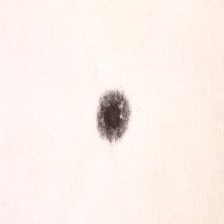
#> input picture samples/sample_ballpen_ink.jpg, 224 x 224 px, given in place of user_scan_0.jpg, which was not available
$ python inspect_fabric_features.py   (older library calls are emulated)
#> lines starting #> are read from the running program, lines starting #| are printed output that depends on the picture; after the words box and inside, x2 and y2 are one past the last pixel; in counts of white or black regions, pixels touching at a corner belong together
import cv2
import numpy as np
from PIL import Image

def analyze_fabric_texture_and_color(path):
#> called with path = 'scratch/user_scan_0.jpg'
    im = Image.open(path).convert("RGB")
#> im is the input picture: PIL image 224x224 RGB; mean R, G, B 250.5, 239.9, 234.2
    arr = np.array(im)
    gray = cv2.cvtColor(arr, cv2.COLOR_RGB2GRAY)

    # Take fabric pixels (excluding dark stains)
    # Brightest 30% of pixels in central region
    h, w = gray.shape
#> h = 224; w = 224
    crop = gray[int(h*0.1):int(h*0.9), int(w*0.1):int(w*0.9)]
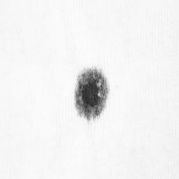
#> crop: shape (179, 179); min 41, max 253, mean 241.3
    crop_rgb = arr[int(h*0.1):int(h*0.9), int(w*0.1):int(w*0.9)]

    p90 = np.percentile(crop, 90)
#> p90 = 250
    p70 = np.percentile(crop, 70)
#> p70 = 248

    fabric_mask = (crop >= (p90 - 25)) & (crop <= p90)
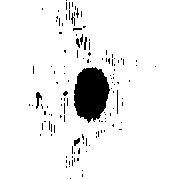
#> fabric_mask: shape (179, 179) bool; 93.3% white; 128 black regions (120 under 20 px), largest, box (x1, y1, x2, y2) and area: (74, 67, 110, 123) 1485, (36, 92, 42, 109) 50, (74, 138, 80, 146) 30
    if np.sum(fabric_mask) < 100:
        fabric_mask = crop >= p70

    fab_pixels = crop_rgb[fabric_mask]
    fab_gray = crop[fabric_mask]

    # 1. Color channels in fabric
    r = float(np.mean(fab_pixels[:, 0]))
#> r = 254.1
    g = float(np.mean(fab_pixels[:, 1]))
#> g = 244.5
    b = float(np.mean(fab_pixels[:, 2]))
#> b = 239

    # Warmth index: R - B (White cotton is warmer / cream: R > B; Grey cotton is neutral/cool: R ~ B)
    warmth = r - b
#> warmth = 15.13

    # 2. Local texture variation of the fabric (Heather grey has high-frequency thread noise: black & white threads)
    # White cotton has uniform smooth threads
    lap = cv2.Laplacian(crop, cv2.CV_64F)
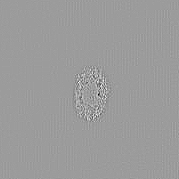
#> lap: shape (179, 179) float64; min -200, max 127, mean 0; drawn with min black and max white
    lap_var = float(np.var(lap[fabric_mask]))
#> lap_var = 13.77

    # Gray thread std dev
    gray_std = float(np.std(fab_gray))
#> gray_std = 2.47

    print(f"{path}:")
    print(f"  P90: {p90:.1f}, R: {r:.1f}, G: {g:.1f}, B: {b:.1f}, Warmth (R-B): {warmth:.2f}")
#|   P90: 250.0, R: 254.1, G: 244.5, B: 239.0, Warmth (R-B): 15.13
    print(f"  Fabric gray std: {gray_std:.2f}, Laplacian var: {lap_var:.2f}")
#|   Fabric gray std: 2.47, Laplacian var: 13.77
#> pass 3 of the loop `for p in [`:
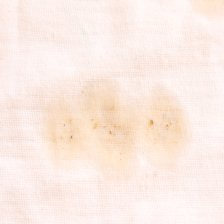
#> input picture samples/sample_cooking_oil.jpg, 224 x 224 px, found by its file name
#> in analyze_fabric_texture_and_color, im is the input picture: PIL image 224x224 RGB; mean R, G, B 251.5, 235.6, 227.5
#> p90 = 246
#> p70 = 243
#> in analyze_fabric_texture_and_color (call 3), `fabric_mask = (crop >= (p90 - 25)) & (crop <= p90)`:
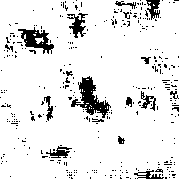
#> fabric_mask: shape (179, 179) bool; 90.5% white; 339 black regions (322 under 20 px), largest, box (x1, y1, x2, y2) and area: (71, 76, 111, 118) 636, (18, 27, 54, 54) 424, (67, 13, 88, 38) 226
#> r = 251.2
#> g = 233.7
#> b = 223.4
#> warmth = 27.85
#> in analyze_fabric_texture_and_color (call 3), `lap = cv2.Laplacian(crop, cv2.CV_64F)`:
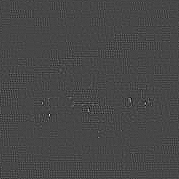
#> lap: shape (179, 179) float64; min -64, max 165, mean 0; drawn with min black and max white
#> lap_var = 44.66
#> gray_std = 6.4
#|   P90: 246.0, R: 251.2, G: 233.7, B: 223.4, Warmth (R-B): 27.85
#|   Fabric gray std: 6.40, Laplacian var: 44.66
#> the loop made 7 passes; the first 3 are shown

for p in [
    "scratch/user_scan_0.jpg",
    "samples/sample_ballpen_ink.jpg",
    "samples/sample_cooking_oil.jpg",
    "samples/sample_mud.jpg",
    "samples/sample_grey_ink.jpg",
    "samples/sample_grey_oil.jpg",
    "samples/sample_grey_mud.jpg"
]:
    analyze_fabric_texture_and_color(p)
